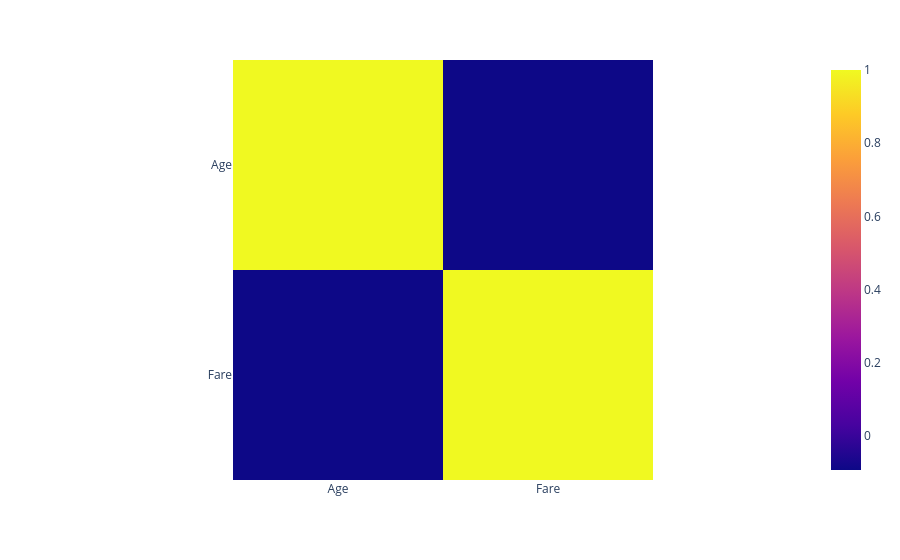

Source (notebook cell):
### Code cell
# Heatmap on correlation corr of titanic dataset of age and fare using plotly
# using px.imshow() method
# 1st method
data = df[["Age","Fare"]].corr()
fig = px.imshow(data)
fig.show()

### Figure 1 — Plotly figure (JSON) as saved in the notebook; plotly's stock layout.template omitted (floating-point values rounded to 4 significant figures)
{"data": [{"coloraxis": "coloraxis", "hovertemplate": "x: %{x}<br>y: %{y}<br>color: %{z}<extra></extra>", "name": "0", "type": "heatmap", "x": ["Age", "Fare"], "xaxis": "x", "y": ["Age", "Fare"], "yaxis": "y", "z": [[1.0, -0.09242], [-0.09242, 1.0]]}], "layout": {"coloraxis": {"colorscale": [[0, "#0d0887"], [0.1111, "#46039f"], [0.2222, "#7201a8"], [0.3333, "#9c179e"], [0.4444, "#bd3786"], [0.5556, "#d8576b"], [0.6667, "#ed7953"], [0.7778, "#fb9f3a"], [0.8889, "#fdca26"], [1, "#f0f921"]]}, "margin": {"t": 60}, "xaxis": {"anchor": "y", "constrain": "domain", "domain": [0, 1], "scaleanchor": "y"}, "yaxis": {"anchor": "x", "autorange": "reversed", "constrain": "domain", "domain": [0, 1]}}}
